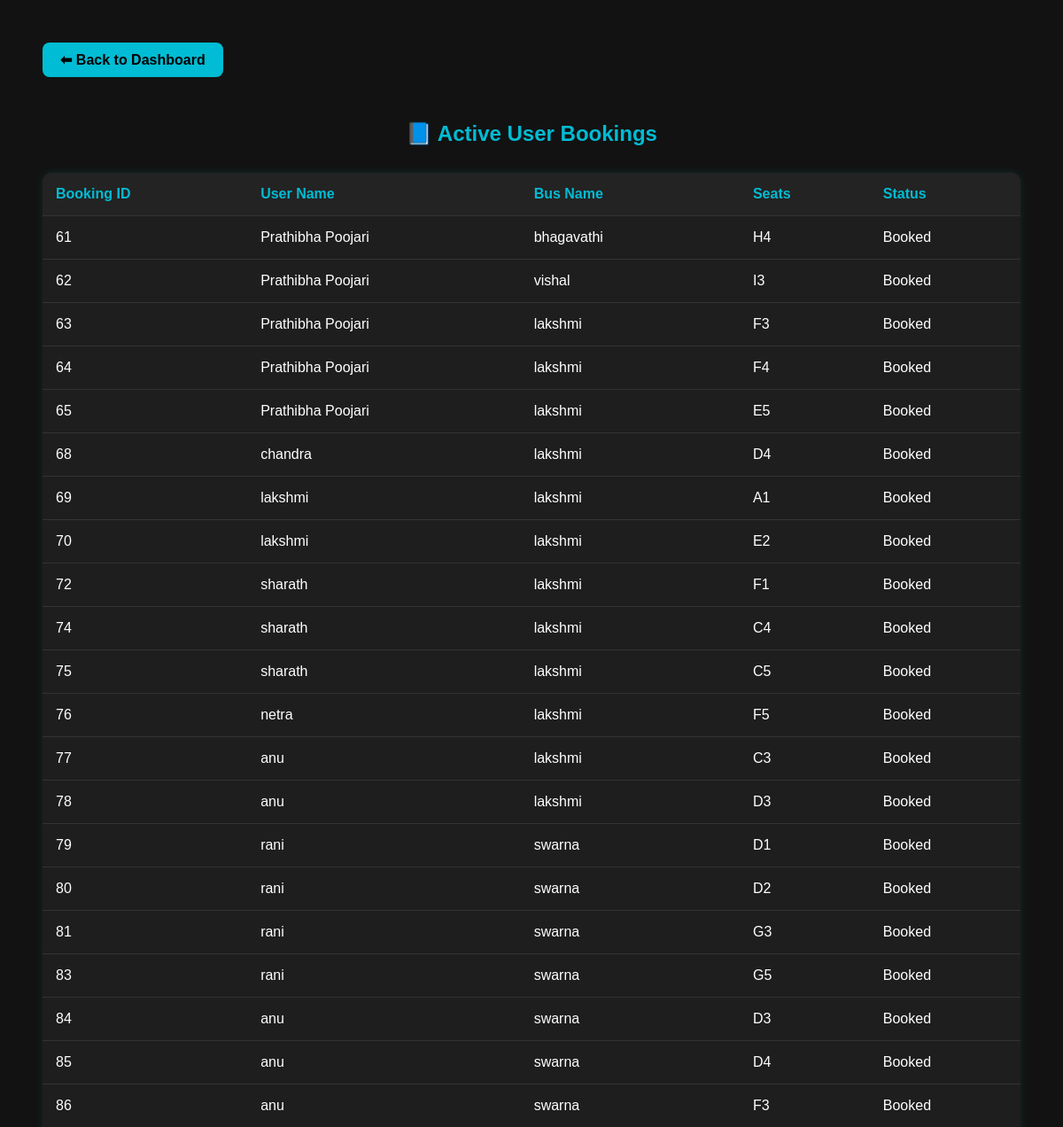
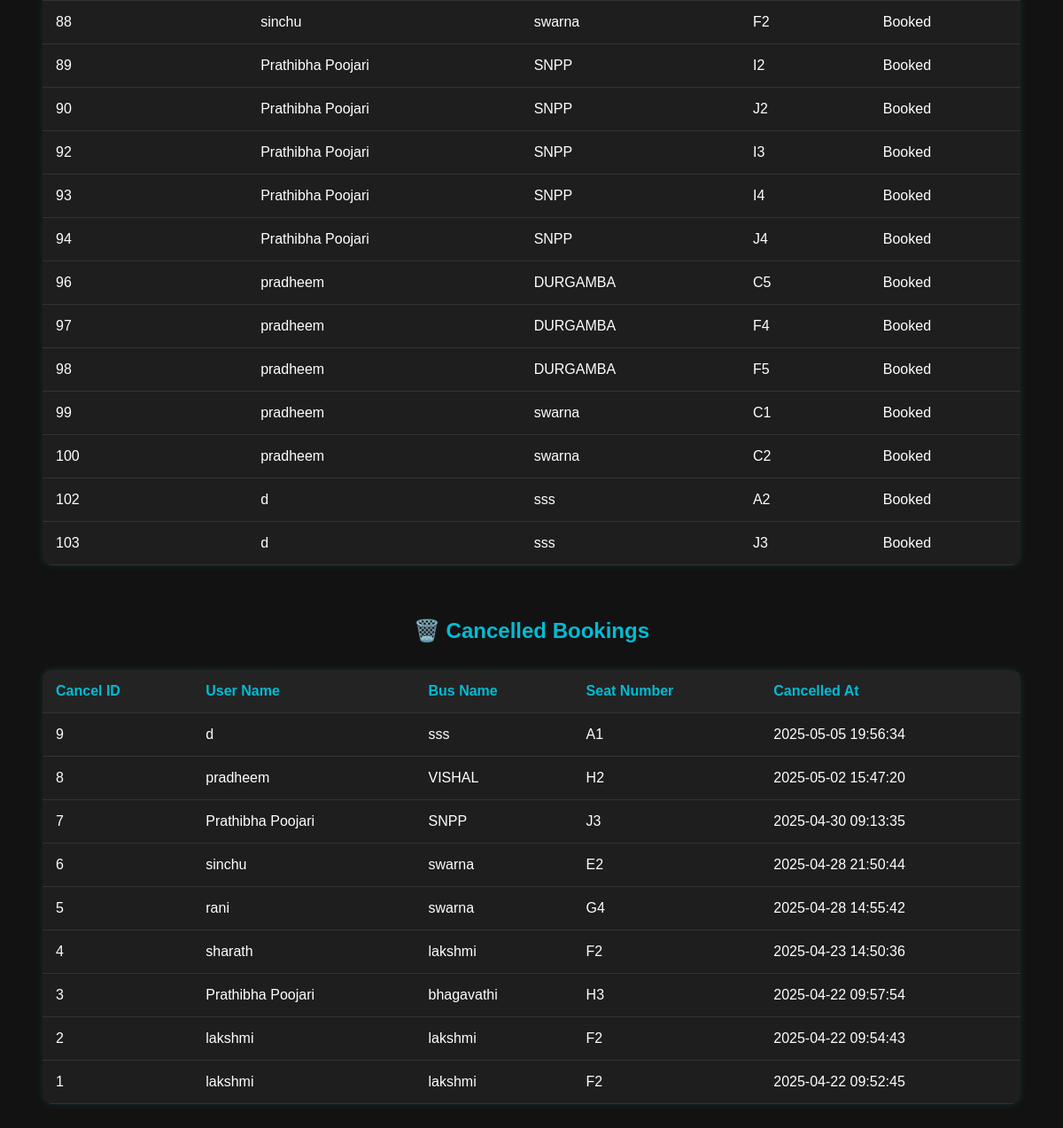
Page /user_history.php (signed in) on the committed database (2 pictures, top to bottom).
### tables this page shows
CREATE TABLE `bookings` (
  `id` int(11) NOT NULL,
  `user_id` int(11) NOT NULL,
  `bus_id` int(11) NOT NULL,
  `passenger_name` varchar(255) DEFAULT NULL,
  `seats_booked` int(11) NOT NULL,
  `booking_time` timestamp NOT NULL DEFAULT current_timestamp(),
  `booking_date` date DEFAULT NULL,
  `seat_number` varchar(10) NOT NULL,
  `payment_id` int(11) DEFAULT NULL,
  `seats` int(11) DEFAULT NULL,
  `status` enum('Booked','Canceled') DEFAULT 'Booked'
);

CREATE TABLE `users` (
  `id` int(11) NOT NULL,
  `email` varchar(255) NOT NULL,
  `password` varchar(255) NOT NULL,
  `created_at` timestamp NOT NULL DEFAULT current_timestamp(),
  `name` varchar(255) NOT NULL,
  `is_logged_out` tinyint(1) DEFAULT 0
);

CREATE TABLE `buses` (
  `id` int(11) NOT NULL,
  `name` varchar(255) NOT NULL,
  `type` varchar(50) NOT NULL,
  `timing` time NOT NULL,
  `date` date DEFAULT NULL,
  `total_seats` int(11) NOT NULL,
  `is_deleted` tinyint(1) DEFAULT 0,
  `is_edited` tinyint(1) DEFAULT 0,
  `is_completed` tinyint(1) DEFAULT 0,
  `is_canceled` tinyint(1) DEFAULT 0,
  `maintenance_log` text DEFAULT NULL,
  `amount_per_seat` decimal(10,2) NOT NULL DEFAULT 0.00,
  `source` varchar(255) NOT NULL,
  `destination` varchar(255) NOT NULL
);

CREATE TABLE `cancellations` (
  `id` int(11) NOT NULL,
  `booking_id` int(11) DEFAULT NULL,
  `user_id` int(11) DEFAULT NULL,
  `bus_id` int(11) DEFAULT NULL,
  `seat_number` varchar(10) DEFAULT NULL,
  `canceled_at` datetime DEFAULT current_timestamp()
);

### user_history.php (the view, shortened to what this page needs)
<?php
include 'db.php';
$booking_history = $conn->query("
    SELECT
        bookings.id AS booking_id,
        users.name AS user_name,
        buses.name AS bus_name,
        GROUP_CONCAT(bookings.seat_number ORDER BY bookings.seat_number SEPARATOR ', ') AS seats,
        bookings.status
    FROM bookings
    JOIN users ON bookings.user_id = users.id
    JOIN buses ON bookings.bus_id = buses.id
    GROUP BY bookings.id
");
$cancellation_history = $conn->query("
    SELECT
        cancellations.id AS cancel_id,
        users.name AS user_name,
        buses.name AS bus_name,
        cancellations.seat_number,
        cancellations.canceled_at
    FROM cancellations
    JOIN users ON cancellations.user_id = users.id
    JOIN buses ON cancellations.bus_id = buses.id
    GROUP BY cancellations.id
    ORDER BY cancellations.canceled_at DESC
");
?>
<!DOCTYPE html>
<html lang="en">
<head>
</head>
<body>
<a href="admin_dashboard.php" class="back-btn">⬅ Back to Dashboard</a>
<section>
    <h2>📘 Active User Bookings</h2>
    <table>
        <thead>
            <tr>
                <th>Booking ID</th>
                <th>User Name</th>
                <th>Bus Name</th>
                <th>Seats</th>
                <th>Status</th>
            </tr>
        </thead>
        <tbody>
            <?php while ($row = $booking_history->fetch_assoc()) { ?>
                <tr>
                    <td><?= htmlspecialchars($row['booking_id']) ?></td>
                    <td><?= htmlspecialchars($row['user_name']) ?></td>
                    <td><?= htmlspecialchars($row['bus_name']) ?></td>
                    <td><?= htmlspecialchars($row['seats']) ?></td>
                    <td><?= htmlspecialchars($row['status']) ?></td>
                </tr>
            <?php } ?>
        </tbody>
    </table>
</section>
<section>
    <h2>🗑️ Cancelled Bookings</h2>
    <table>
        <thead>
            <tr>
                <th>Cancel ID</th>
                <th>User Name</th>
                <th>Bus Name</th>
                <th>Seat Number</th>
                <th>Cancelled At</th>
            </tr>
        </thead>
        <tbody>
            <?php while ($row = $cancellation_history->fetch_assoc()) { ?>
                <tr>
                    <td><?= htmlspecialchars($row['cancel_id']) ?></td>
                    <td><?= htmlspecialchars($row['user_name']) ?></td>
                    <td><?= htmlspecialchars($row['bus_name']) ?></td>
                    <td><?= htmlspecialchars($row['seat_number']) ?></td>
                    <td><?= htmlspecialchars($row['canceled_at']) ?></td>
                </tr>
            <?php } ?>
        </tbody>
    </table>
</section>
</body>
</html>

### user_history.php (style rules this page uses)
body { background-color: #121212; color: #ffffff; font-family: Arial, sans-serif; padding: 40px; }
h2 { color: #00bcd4; text-align: center; }
table { width: 100%; margin-top: 30px; border-collapse: collapse; background-color: #1e1e1e; border-radius: 10px; overflow: hidden; box-shadow: 0 0 10px rgba(0, 255, 255, 0.1); }
th, td { padding: 15px; text-align: left; border-bottom: 1px solid #333; }
th { background-color: #232323; color: #00bcd4; }
section { margin-bottom: 60px; }
.back-btn { display: inline-block; margin-bottom: 30px; background-color: #00bcd4; color: #000; padding: 10px 20px; text-decoration: none; border-radius: 8px; font-weight: bold; }

### rows in the picture
bookings: id "61", user.name "Prathibha Poojari", bus.name "bhagavathi", seats "H4", status "Booked"
bookings: id "62", user.name "Prathibha Poojari", bus.name "vishal", seats "I3", status "Booked"
bookings: id "63", user.name "Prathibha Poojari", bus.name "lakshmi", seats "F3", status "Booked"
bookings: id "64", user.name "Prathibha Poojari", bus.name "lakshmi", seats "F4", status "Booked"
bookings: id "65", user.name "Prathibha Poojari", bus.name "lakshmi", seats "E5", status "Booked"
bookings: id "68", user.name "chandra", bus.name "lakshmi", seats "D4", status "Booked"
bookings: id "69", user.name "lakshmi", bus.name "lakshmi", seats "A1", status "Booked"
bookings: id "70", user.name "lakshmi", bus.name "lakshmi", seats "E2", status "Booked"
bookings: id "72", user.name "sharath", bus.name "lakshmi", seats "F1", status "Booked"
bookings: id "74", user.name "sharath", bus.name "lakshmi", seats "C4", status "Booked"
bookings: id "75", user.name "sharath", bus.name "lakshmi", seats "C5", status "Booked"
bookings: id "76", user.name "netra", bus.name "lakshmi", seats "F5", status "Booked"
bookings: id "77", user.name "anu", bus.name "lakshmi", seats "C3", status "Booked"
bookings: id "78", user.name "anu", bus.name "lakshmi", seats "D3", status "Booked"
bookings: id "79", user.name "rani", bus.name "swarna", seats "D1", status "Booked"
bookings: id "80", user.name "rani", bus.name "swarna", seats "D2", status "Booked"
bookings: id "81", user.name "rani", bus.name "swarna", seats "G3", status "Booked"
bookings: id "83", user.name "rani", bus.name "swarna", seats "G5", status "Booked"
bookings: id "84", user.name "anu", bus.name "swarna", seats "D3", status "Booked"
bookings: id "85", user.name "anu", bus.name "swarna", seats "D4", status "Booked"
bookings: id "86", user.name "anu", bus.name "swarna", seats "F3", status "Booked"
bookings: id "88", user.name "sinchu", bus.name "swarna", seats "F2", status "Booked"
bookings: id "89", user.name "Prathibha Poojari", bus.name "SNPP", seats "I2", status "Booked"
bookings: id "90", user.name "Prathibha Poojari", bus.name "SNPP", seats "J2", status "Booked"
bookings: id "92", user.name "Prathibha Poojari", bus.name "SNPP", seats "I3", status "Booked"
bookings: id "93", user.name "Prathibha Poojari", bus.name "SNPP", seats "I4", status "Booked"
bookings: id "94", user.name "Prathibha Poojari", bus.name "SNPP", seats "J4", status "Booked"
bookings: id "96", user.name "pradheem", bus.name "DURGAMBA", seats "C5", status "Booked"
bookings: id "97", user.name "pradheem", bus.name "DURGAMBA", seats "F4", status "Booked"
bookings: id "98", user.name "pradheem", bus.name "DURGAMBA", seats "F5", status "Booked"
bookings: id "99", user.name "pradheem", bus.name "swarna", seats "C1", status "Booked"
bookings: id "100", user.name "pradheem", bus.name "swarna", seats "C2", status "Booked"
bookings: id "102", user.name "d", bus.name "sss", seats "A2", status "Booked"
bookings: id "103", user.name "d", bus.name "sss", seats "J3", status "Booked"
cancellations: id "9", user.name "d", bus.name "sss", seat_number "A1", canceled_at "2025-05-05 19:56:34"
cancellations: id "8", user.name "pradheem", bus.name "VISHAL", seat_number "H2", canceled_at "2025-05-02 15:47:20"
cancellations: id "7", user.name "Prathibha Poojari", bus.name "SNPP", seat_number "J3", canceled_at "2025-04-30 09:13:35"
cancellations: id "6", user.name "sinchu", bus.name "swarna", seat_number "E2", canceled_at "2025-04-28 21:50:44"
cancellations: id "5", user.name "rani", bus.name "swarna", seat_number "G4", canceled_at "2025-04-28 14:55:42"
cancellations: id "4", user.name "sharath", bus.name "lakshmi", seat_number "F2", canceled_at "2025-04-23 14:50:36"
cancellations: id "3", user.name "Prathibha Poojari", bus.name "bhagavathi", seat_number "H3", canceled_at "2025-04-22 09:57:54"
cancellations: id "2", user.name "lakshmi", bus.name "lakshmi", seat_number "F2", canceled_at "2025-04-22 09:54:43"
cancellations: id "1", user.name "lakshmi", bus.name "lakshmi", seat_number "F2", canceled_at "2025-04-22 09:52:45"
